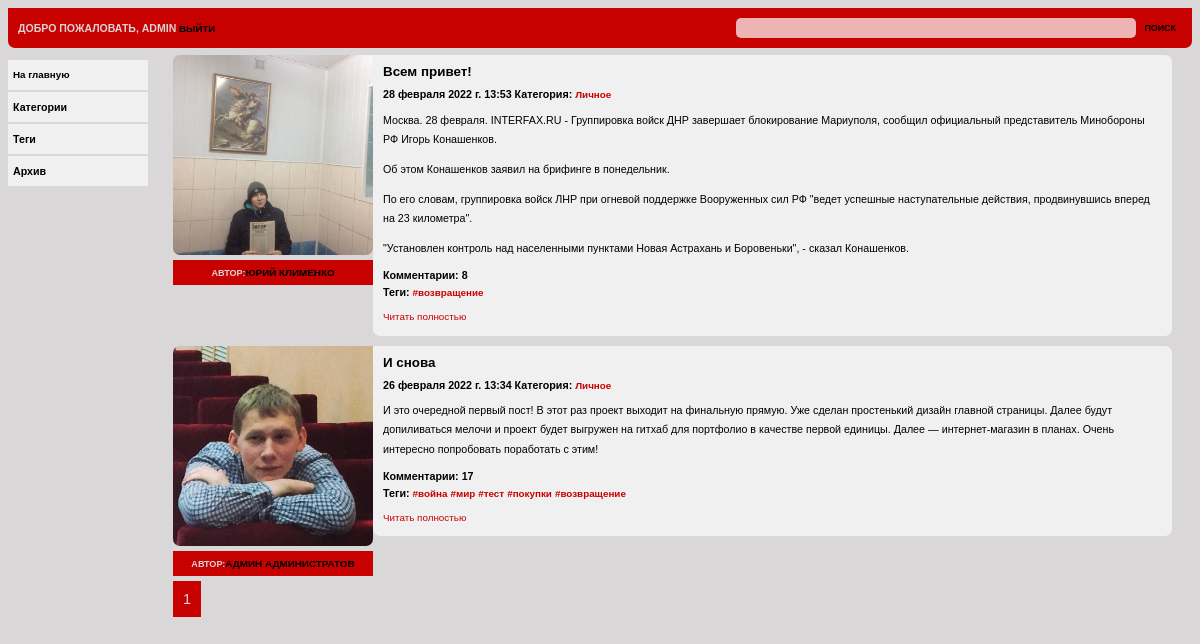
Page / (signed in) on the committed database.
### user/models.py (models this page shows)
class User(AbstractUser):
    avatar = models.ImageField(upload_to='images/avatar/%Y/%m/%d/', blank=True, verbose_name='Аватар', default='images/avatar/default.bmp')
    email = models.EmailField('E-mail', unique=True)

### blog/models.py (models this page shows, shortened)
class Post(models.Model):
    author = models.ForeignKey(User, on_delete=models.SET('Неизвестный автор'))
    title = models.CharField(max_length=100, unique=True, verbose_name='Заголовок')
    slug = models.SlugField(max_length=100, unique=True)
    image = models.ImageField(upload_to='images/%Y/%m/%d/', null=True, blank=True, verbose_name='Изображение')
    category = models.ForeignKey(Category, on_delete=models.CASCADE, verbose_name='Категория')
    tags = models.ManyToManyField('Tag', blank=True, related_name='posts', verbose_name='Теги', )
    preview_text = models.TextField(max_length=500, verbose_name='Превью')
    text = models.TextField(max_length=5000, verbose_name='Текст')
    date_pub = models.DateTimeField(auto_now_add=True, verbose_name='Дата публикации')
    likes = models.ManyToManyField(User, blank=True, related_name='posts', verbose_name='Лайки')
    is_published = models.BooleanField("Опубликовано", null=True, blank=True)
    def get_absolute_url(self):
        return reverse('blog:post', kwargs={'category_slug': self.category.slug, 'post_slug': self.slug})
    class Meta:
        verbose_name = 'Пост'
        verbose_name_plural = 'Посты'
        ordering = ('-date_pub',)

class Category(models.Model):
    name = models.CharField(max_length=50, verbose_name='Наименование')
    slug = models.SlugField(max_length=50)
    def __str__(self):
        return self.name
    class Meta:
        verbose_name = 'Категория'
        verbose_name_plural = 'Категории'

class Tag(models.Model):
    name = models.CharField(max_length=50, verbose_name='Тэг')
    slug = models.SlugField(max_length=50)
    def __str__(self):
        return f'#{self.name}'
    class Meta:
        verbose_name = 'Тэг'
        verbose_name_plural = 'Тэги'

### blog/views.py (the view)
# urls.py: path('', MainPostListView.as_view(), name='index'),
class MainPostListView(ListView):
    model = Post
    context_object_name = 'posts'
    template_name = 'blog/index.html'
    paginate_by = 5
    title = 'Главная страница'
    allow_empty = True
    queryset = services.get_filtered_posts(is_published=True)
    def get_context_data(self):
        context = super().get_context_data()
        context['title'] = self.title
        return context

### blog/templates/blog/index.html (shortened to what this page needs)
{% extends 'blog/base.html' %}
{% load static %}
{% block css %} <link href="{% static 'blog/css/styles-listview.css' %}" rel="stylesheet"> {% endblock %}
{% block content %}
    {% if posts %}
    {% for post in posts %}
        <div class="content">
            <div class="block-titul">
                <div class="block-titul-image">
                    <img src="{{ post.image.url }}"></img>
                </div>
                <div class="block-titul-author">
                    <h3><span class="author">Автор:</span>{{ post.author.first_name }} {{ post.author.last_name }}</h3>
                </div>
            </div>
            <div class="block-text">
            <h1>{{ post.title }}</h1>
            <h3>{{ post.date_pub }} Категория: <a href="{% url 'blog:category' post.category.slug %}"> {{post.category}} </a></h3>
            <p>{{ post.preview_text|linebreaks }}</p>
            <h3>Комментарии: {{ post.comments_count }}</h3>
            <h3>Теги: {% for tag in post.tags.all %} <a href="{% url 'blog:tag' tag.slug %}"> {{ tag }}</a> {% endfor %}</h3>
            <a href="{{ post.get_absolute_url }}"><p>Читать полностью</p></a>
            </div>
        </div>
    {% endfor %}
    <div class="paginator">
        {% for page in paginator.page_range %}
            {% if page_obj.number == page %}
            <div class="current-page">{{ page }} </div>
            {% elif page >= page_obj.number|add:-2 and page <= page_obj.number|add:2 %}
            <a href="?page={{ page }}"><div class="other-pages">{{ page }}</div></a>
            {% endif %}
        {% endfor %}
    </div>
    {% else %}
        <div class="content"><h1>Упс, ничего не найдено</h1></div>
    {% endif %}
{% endblock %}

### blog/templates/blog/base.html (shortened to what this page needs)
{% load static %}
<!DOCTYPE html>
<html>
<head>
    {% block css %} {% endblock css %}
</head>
<body>
    <div class="page">
        <div class="header">
            <div class="login_info">
            {% if request.user.is_authenticated %}
            Добро пожаловать, {{ user.username }}<a href="{% url 'logout' %}"> Выйти</a>
            {% else %}
            <a href="{% url 'login' %}"> Войти </a><a href="{% url 'register' %}"> Регистрация </a>
            {% endif %}
            </div>
            <div class="search-form">
                <form method="get" action="{% url 'blog:search' %}">
                <input type="text" name="text">
                <button type="submit">Поиск</button>
                </form>
            </div>
        </div>
        <div class="body_page">
            <div class="sidebar">
                <ul>
                    <a href="{% url 'blog:index' %}"><li>На главную</li></a>
                    <li>Категории</li>
                     <li>Теги</li>
                     <li>Архив</li>
                </ul>
            </div>
          <div class="cont">{% block content %} {% endblock %}</div>
        </div>
     </div>
</body>
</html>

### blog/static/blog/css/styles-listview.css (style rules this page uses)
* { box-sizing: border-box; font-family: Verdana, Helvetica, Arial, sans-serif; font-size: 92%; }
a { text-decoration: none }
body { background: #d9d7d7; }
input[type=text] { border-radius: 5px 5px 5px 5px; height: 20px; width: 400px; border: 0px; opacity: 70%; }
img { width: 10%; height: 10%; }
.page { background: #e0d3d3; display: flex; flex-direction: column; }
.header { padding-left: 10px; padding-right: 10px; line-height: 40px; height: 40px; display: flex; flex-direction: row; justify-content: space-between; background: #c70000; border-radius: 0px 0px 7px 7px; font-weight: 550; text-transform: uppercase; }
.login_info { color:#e0d3d3; }
.login_info a { color:black; }
.login_info a:link { color:black; text-decoration: none; }
.search-form button { border: 0; background: #c70000; font-weight: 550; text-transform: uppercase; }
.body_page { align-items: flex-start; background: #d9d7d7; padding-top:2px; display: flex; flex-direction: row; justify-content: flex-start; }
.sidebar { flex-grow:1; min-width:150px; max-width:150px; }
.sidebar ul { padding: 0px; }
.sidebar li { background: #f0f0f0; margin-bottom: 2px; padding-left: 5px; height: 30px; line-height: 30px; font-size: 110%; font-weight: 550; margin-right: 10px; }
.sidebar a { color: black; font-weight: 550; }
.cont { display: flex; flex-direction: column; flex-grow:7; margin-left: 15px; }
.content { align-items: flex-start; display: flex; flex-direction: row; justify-content: flex-start; border:0px solid black; padding-top: 5px; padding-right: 20px; margin-bottom: 5px; }
.block-titul img { display: flex; flex-direction: column; }
.block-titul-image img { object-fit: cover; height: 200px; width: 200px; border-radius: 7px 0px 7px 7px; }
.block-titul-author { height: 25px; line-height: 25px; text-align: center; background: #c70000; text-transform: uppercase; }
.author { color: #e0d3d3; }
.block-text { flex-grow:1; background: #f0f0f0; padding-left: 10px; padding-right: 10px; border-radius: 0px 7px 7px 7px; }
.content h1 { font-size: 150%; font-weight: bolder; }
.content h3 { font-size: 120%; margin-bottom: 0px; margin-top: 5px; }
.content p { font-size: 120%; line-height: 180%; }
.content a { color: #c70000; text-decoration: none; }
.paginator { display: flex; flex-direction: row; justify-content: flex-start; }
.current-page { font-size: 150%; background: #c70000; color: #e0d3d3; border: 0px solid black; padding: 10px; margin-right: 5px; }

### rows in the picture
User: username "ADMIN"
Post: image (picture), author.first_name "ЮРИЙ", author.last_name "КЛИМЕНКО", title "Всем привет!", date_pub "28 февраля 2022 г. 13:53", category "Личное", preview_text "Москва. 28 февраля. INTERFAX.RU - Группировка войск ДНР завершает блокирование Мариуполя, сообщил официальный представитель Минобороны РФ Игорь Конашенков. Об этом Конашенков заявил на брифинге в понедельник. По его словам, группировка войск ЛНР при огневой поддержке Вооруженных сил РФ \"ведет успешные наступательные действия, продвинувшись вперед на 23 километра\". \"Установлен контроль над населенными пунктами Новая Астрахань и Боровеньки\", - сказал Конашенков.", comments_count "8"
Tag: name "#возвращение"
Post: image (picture), author.first_name "АДМИН", author.last_name "АДМИНИСТРАТОВ", title "И снова", date_pub "26 февраля 2022 г. 13:34", category "Личное", preview_text "И это очередной первый пост! В этот раз проект выходит на финальную прямую. Уже сделан простенький дизайн главной страницы. Далее будут допиливаться мелочи и проект будет выгружен на гитхаб для портфолио в качестве первой единицы. Далее — интернет-магазин в планах. Очень интересно попробовать поработать с этим!", comments_count "17"
Tag: name "#война"
Tag: name "#мир"
Tag: name "#тест"
Tag: name "#покупки"

### other values in the picture
{{ page }} "1"
